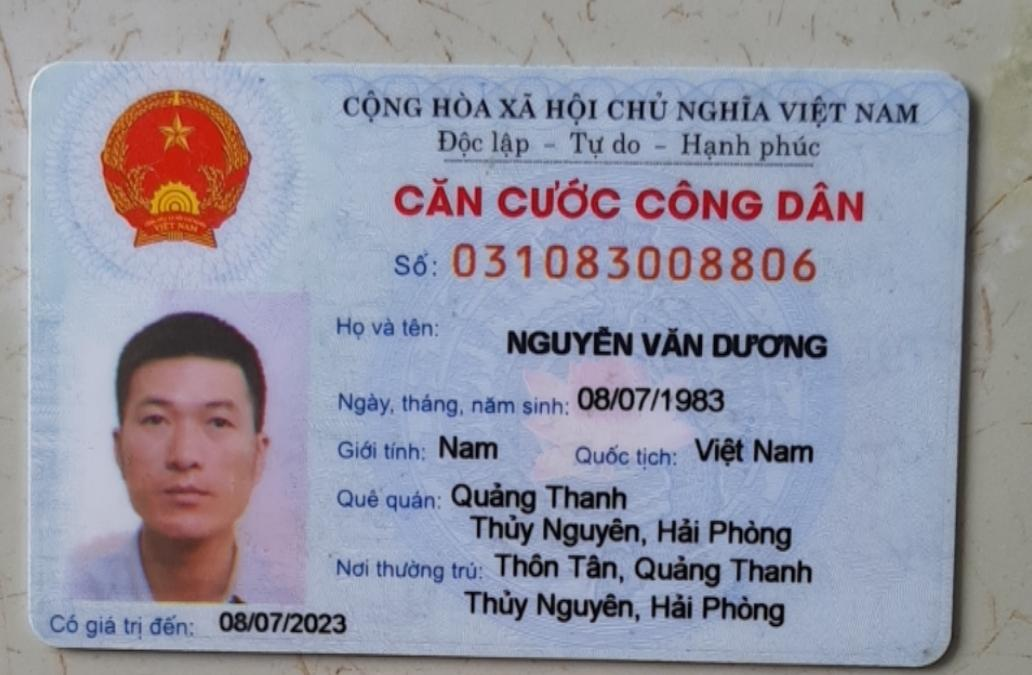
#> input picture data/raw/id_card/12_frontside_19_real.jpg, 1032 x 675 px, found by its file name
$ python ela.py
#> lines starting #> are read from the running program, lines starting #| are printed output that depends on the picture
#> further down, input_image is the input picture: shape (675, 1032, 3); mean B, G, R 164.1, 148.7, 148.1
import os

import cv2
import numpy as np


def convert_to_ela(image: np.ndarray, quality: int = 70) -> np.ndarray:
    """
    Convert a given color image to its Error Level Analysis (ELA).

    Args:
        image: A NumPy array representing a color image.
        quality: The quality level to use when saving the image for ELA. Defaults to 90.

    Returns:
        A NumPy array representing the ELA image.
    """
#> called with quality = 70

    # Save image array to a temporary file at a given quality level
    temp_file = "temp.jpg"
    cv2.imwrite(temp_file, image, [int(cv2.IMWRITE_JPEG_QUALITY), quality])

    # Load the saved image and calculate the ELA
    temp_image = cv2.imread(temp_file)

    # Calculate the absolute difference between the original image and the saved/reloaded image
    ela_image = cv2.absdiff(image, temp_image)

    # Calculate the maximum absolute difference in the ELA image
    max_diff = np.max(ela_image)
#> max_diff = 13

    # If the maximum absolute difference is 0, set it to 1 to avoid division by zero errors
    if max_diff == 0:
        max_diff = 1

    # Calculate a scaling factor to map the maximum absolute difference to the maximum intensity value of 255
    scale = 255.0 / max_diff
#> scale = 19.62

    # Scale the ELA image using the scaling factor and convert to unsigned 8-bit integers
    ela_image = np.multiply(scale, ela_image).astype('uint8')
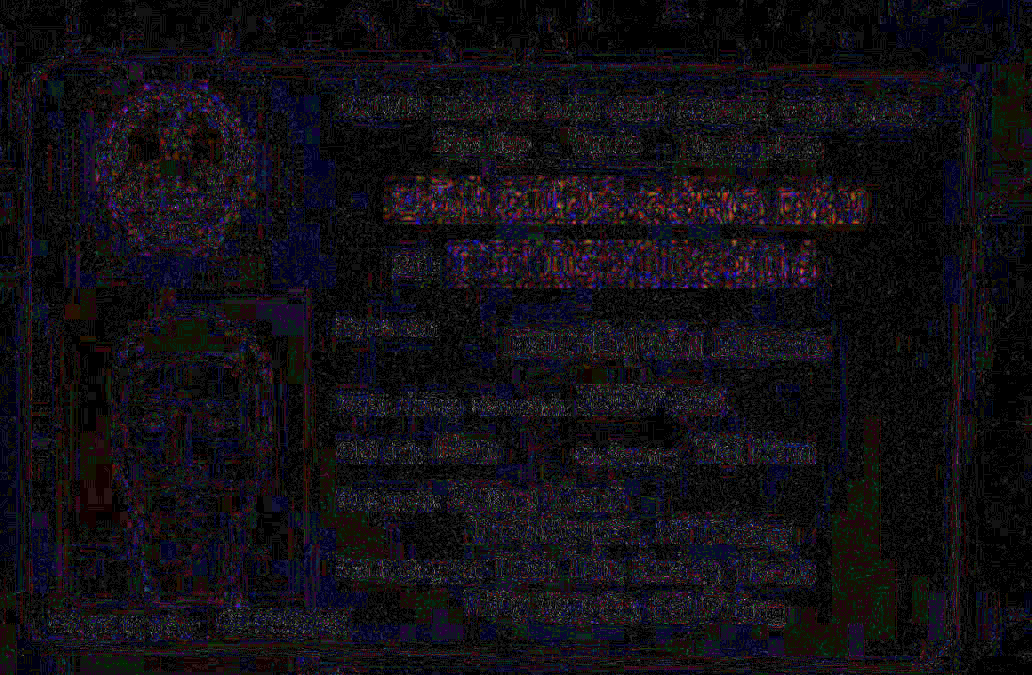
#> ela_image: shape (675, 1032, 3); mean B, G, R 20.7, 15.1, 17.8

    # Remove the temporary file
    os.remove(temp_file)

    return ela_image


if __name__ == "__main__":
    image_path = "/home/misa/Workspace/Company/Research/Image_Processing/data/raw/id_card/12_frontside_19_real.jpg"

    input_image = cv2.imread(image_path)

    ela_output = convert_to_ela(input_image, 70)

    cv2.imshow("Original", input_image)
    cv2.imshow("ELA", ela_output)
    cv2.waitKey()

$ run again, with data/raw/id_card/9_frontside_9_real.jpg copied over data/raw/id_card/12_frontside_19_real.jpg
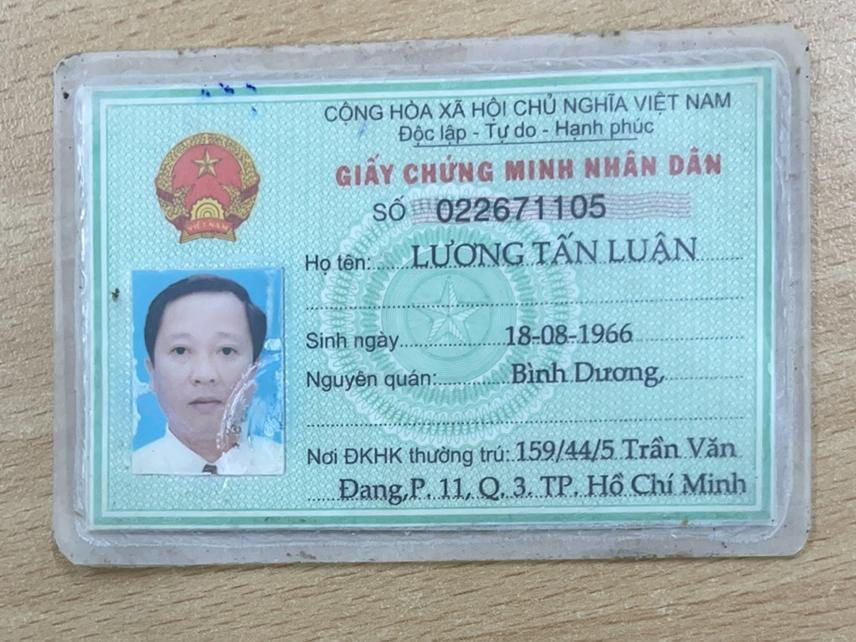
#> input picture data/raw/id_card/9_frontside_9_real.jpg, 856 x 642 px, found by its file name
#> input_image is the input picture: shape (642, 856, 3); mean B, G, R 185.7, 179.9, 154.3
#> max_diff = 13
#> scale = 19.62
#> in convert_to_ela, `ela_image = np.multiply(scale, ela_image).astype('uint8')`:
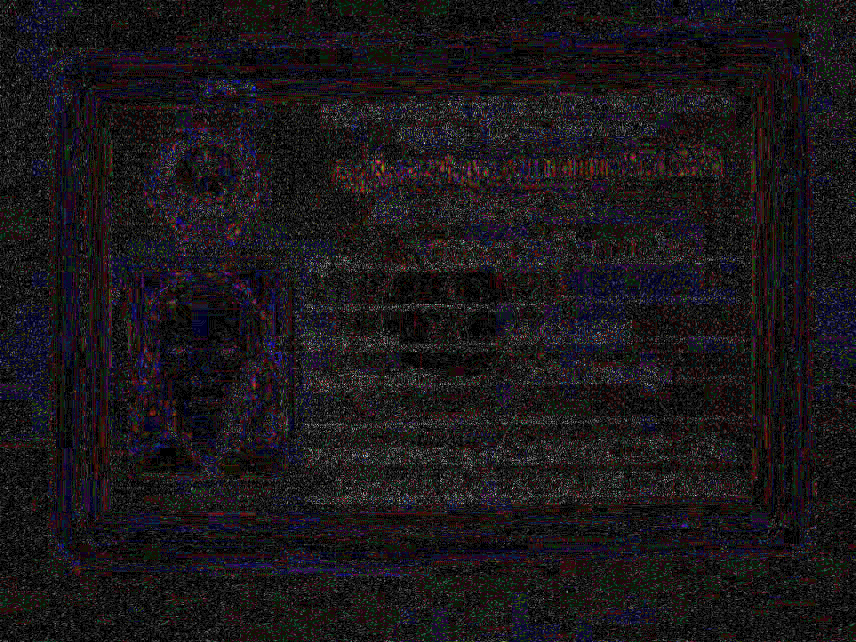
#> ela_image: shape (642, 856, 3); mean B, G, R 25.6, 22.8, 26.2

$ run again, with data/raw/id_card/12_frontside_15_screen.jpg copied over data/raw/id_card/12_frontside_19_real.jpg
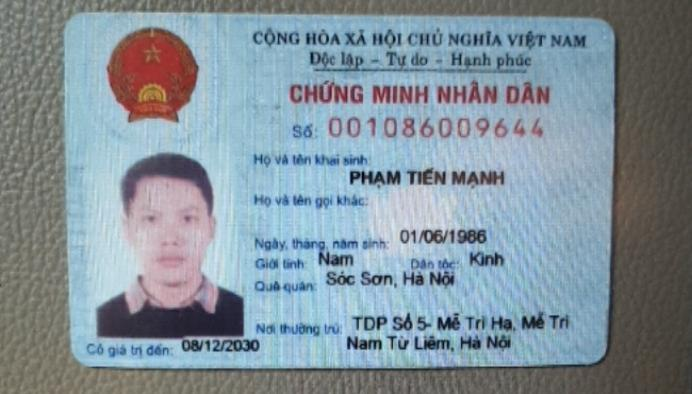
#> input picture data/raw/id_card/12_frontside_15_screen.jpg, 692 x 394 px, found by its file name
#> input_image is the input picture: shape (394, 692, 3); mean B, G, R 154.7, 144.9, 130
#> max_diff = 14
#> scale = 18.21
#> in convert_to_ela, `ela_image = np.multiply(scale, ela_image).astype('uint8')`:
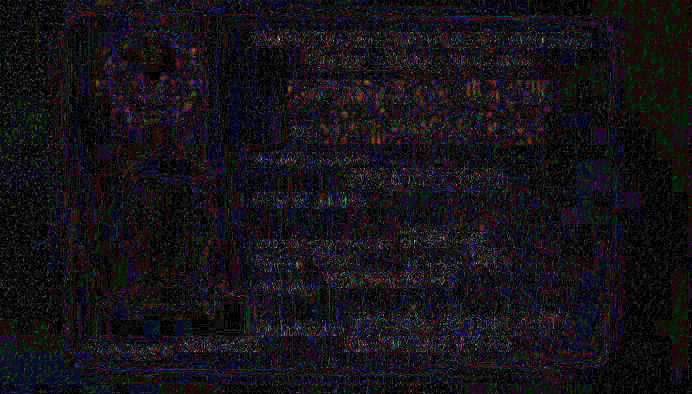
#> ela_image: shape (394, 692, 3); mean B, G, R 23.1, 18.2, 21.1

$ run again, with data/raw/id_card/9_frontside_26_screen.jpg copied over data/raw/id_card/12_frontside_19_real.jpg
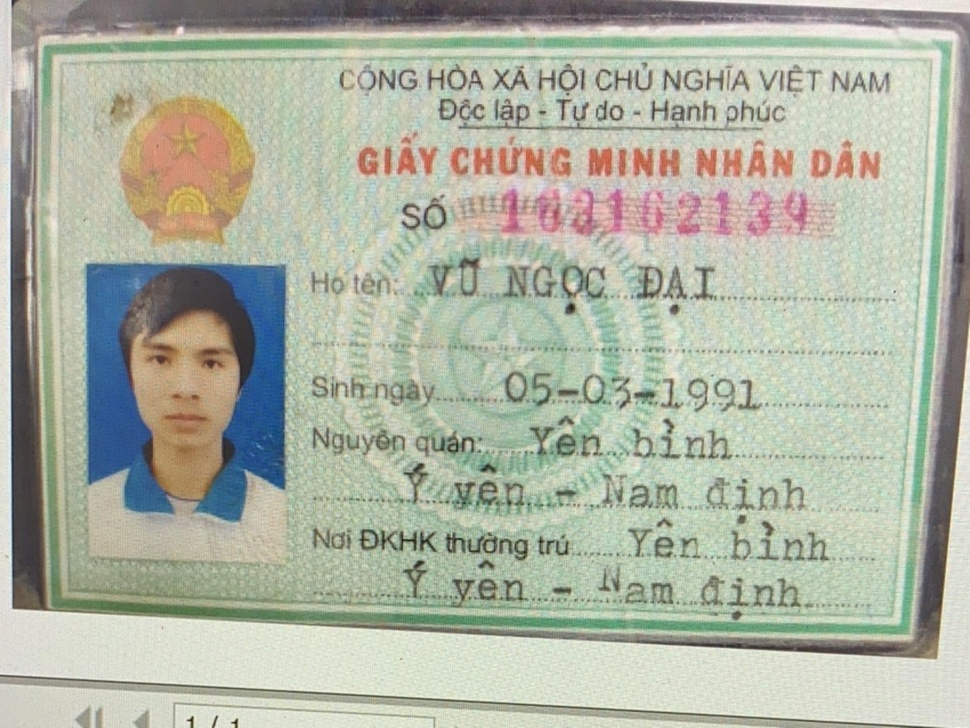
#> input picture data/raw/id_card/9_frontside_26_screen.jpg, 970 x 728 px, shrunk from 2000 x 1501 before the run, found by its file name
#> input_image is the input picture: shape (728, 970, 3); mean B, G, R 164, 179.7, 174.9
#> in convert_to_ela, `ela_image = cv2.absdiff(image, temp_image)`:
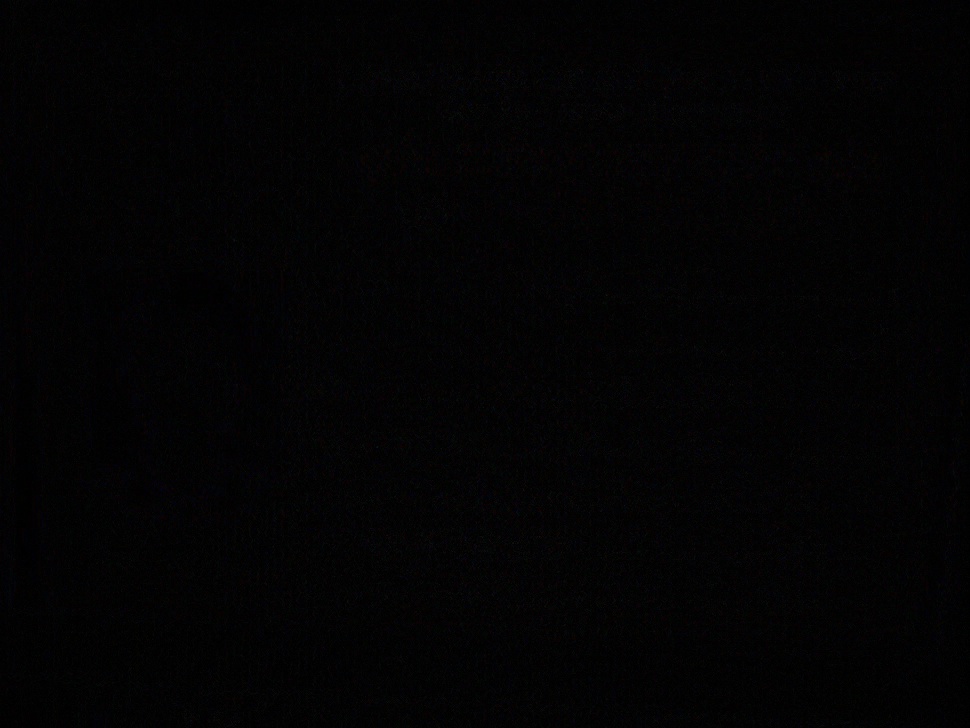
#> ela_image: shape (728, 970, 3); mean B, G, R 3.2, 2.7, 3.1
#> max_diff = 28
#> scale = 9.11
#> in convert_to_ela, `ela_image = np.multiply(scale, ela_image).astype('uint8')`:
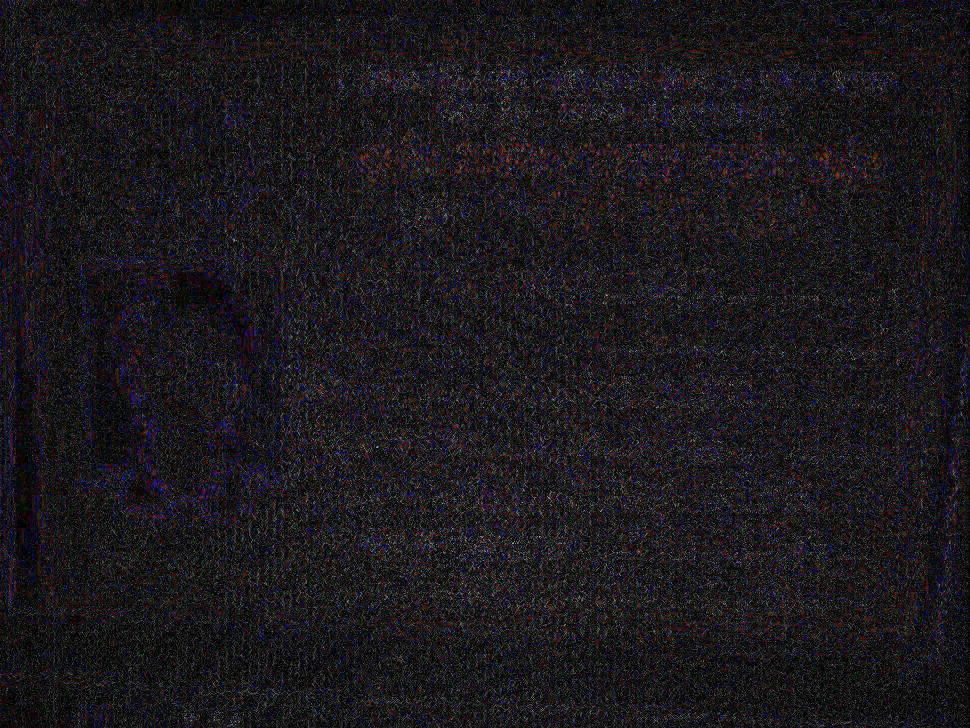
#> ela_image: shape (728, 970, 3); mean B, G, R 28.9, 24.5, 27.6
